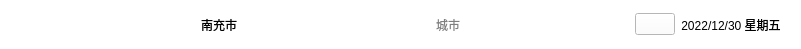
    <widget class="QWidget" name="widget_4" native="true">
     <property name="geometry">
      <rect>
       <x>0</x>
       <y>0</y>
       <width>801</width>
       <height>49</height>
      </rect>
     </property>
     <property name="styleSheet">
      <string notr="true">background-color: rgba(0, 170, 255,0);</string>
     </property>
     <layout class="QHBoxLayout" name="horizontalLayout_4">
      <property name="leftMargin">
       <number>15</number>
      </property>
      <property name="rightMargin">
       <number>20</number>
      </property>
      <item>
       <spacer name="horizontalSpacer_3">
        <property name="orientation">
         <enum>Qt::Horizontal</enum>
        </property>
        <property name="sizeHint" stdset="0">
         <size>
          <width>40</width>
          <height>20</height>
         </size>
        </property>
       </spacer>
      </item>
      <item>
       <widget class="QLabel" name="lblCity">
        <property name="layoutDirection">
         <enum>Qt::RightToLeft</enum>
        </property>
        <property name="styleSheet">
         <string notr="true">font: 18pt &quot;Microsoft YaHei UI&quot;;
color: rgb(0, 0, 0);
background-color: rgba(255, 255, 255,0);</string>
        </property>
        <property name="text">
         <string>南充市</string>
        </property>
        <property name="alignment">
         <set>Qt::AlignCenter</set>
        </property>
       </widget>
      </item>
      <item>
       <spacer name="horizontalSpacer_4">
        <property name="orientation">
         <enum>Qt::Horizontal</enum>
        </property>
        <property name="sizeHint" stdset="0">
         <size>
          <width>40</width>
          <height>20</height>
         </size>
        </property>
       </spacer>
      </item>
      <item>
       <widget class="QLineEdit" name="leCity">
        <property name="minimumSize">
         <size>
          <width>200</width>
          <height>0</height>
         </size>
        </property>
        <property name="maximumSize">
         <size>
          <width>200</width>
          <height>16777215</height>
         </size>
        </property>
        <property name="styleSheet">
         <string notr="true">font: 14pt &quot;Microsoft YaHei UI&quot;;
background-color: rgb(255, 255, 255);
border-radius: 4px;
padding: 1px 5px</string>
        </property>
        <property name="placeholderText">
         <string>城市</string>
        </property>
       </widget>
      </item>
      <item>
       <widget class="QPushButton" name="btnSearch">
        <property name="styleSheet">
         <string notr="true">background-color: rgb(255, 255, 255)</string>
        </property>
        <property name="text">
         <string/>
        </property>
        <property name="icon">
         <iconset resource="main.qrc">
          <normaloff>:/res/search.png</normaloff>:/res/search.png</iconset>
        </property>
       </widget>
      </item>
      <item>
       <widget class="QLabel" name="lblDate">
        <property name="styleSheet">
         <string notr="true">font: 20pt &quot;Arial&quot;;
background-color: rgba(255, 255, 255,0);</string>
        </property>
        <property name="text">
         <string>2022/12/30 星期五</string>
        </property>
        <property name="alignment">
         <set>Qt::AlignCenter</set>
        </property>
       </widget>
      </item>
     </layout>
    </widget>
